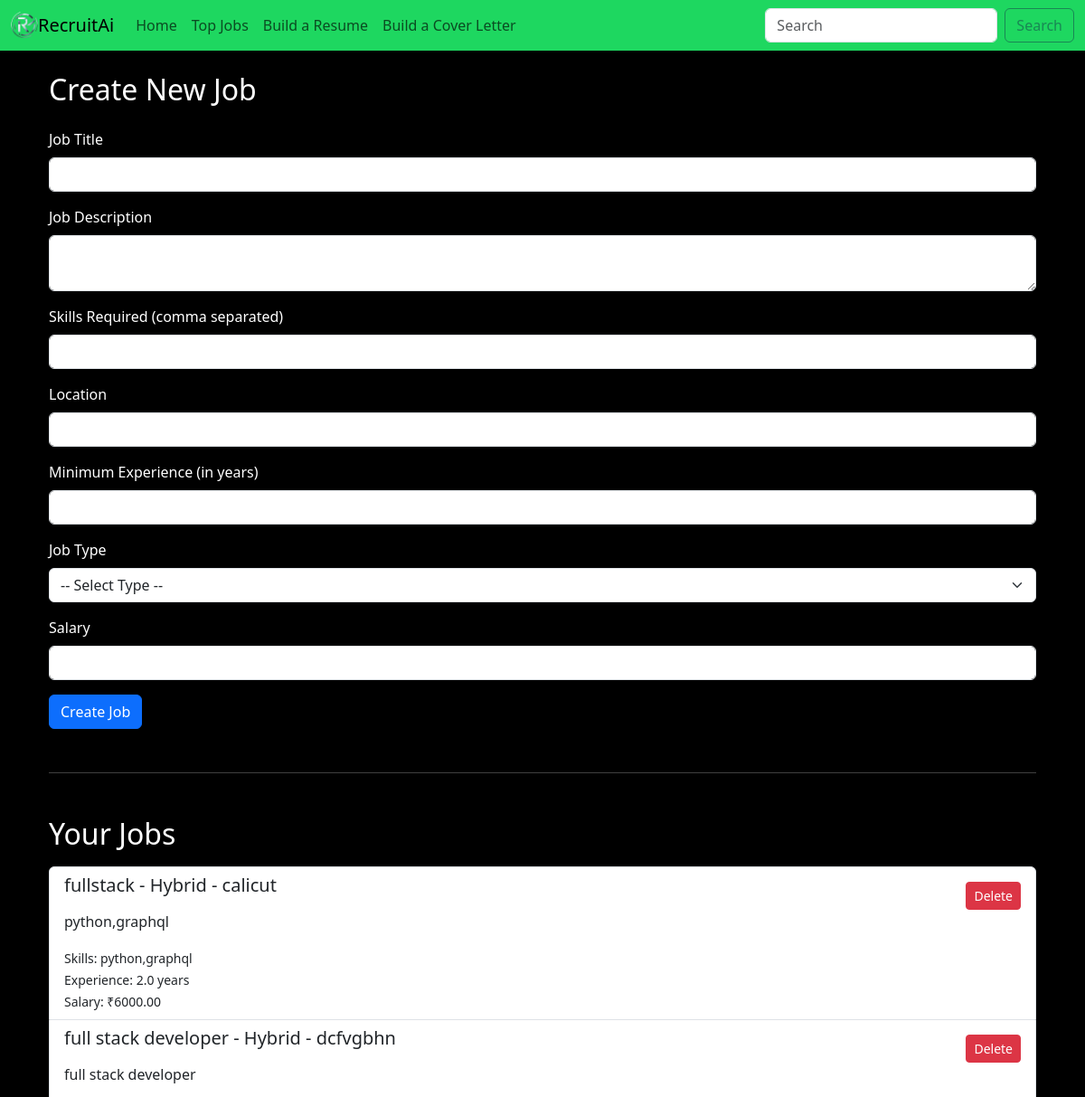
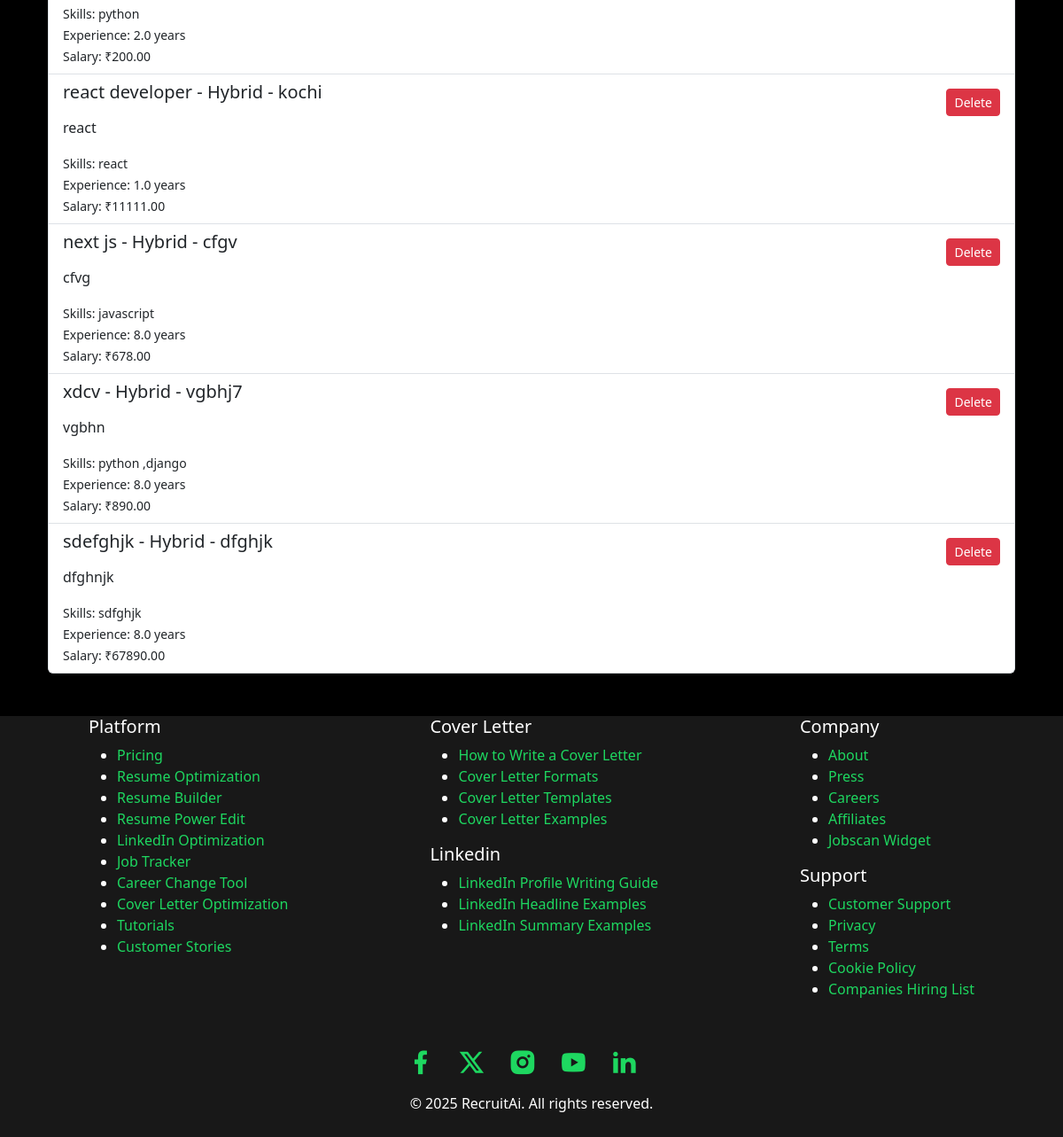
Page /jobs/manage-jobs/ on the committed database (2 pictures, top to bottom).
### jobs/models.py (models this page shows)
class Job(models.Model):
    title = models.CharField(max_length=255)
    description = models.TextField()
    skills_required = models.TextField()
    location = models.CharField(max_length=255)
    min_experience = models.FloatField()
    job_type = models.CharField(max_length=50)
    required_skills = models.TextField()
    salary = models.DecimalField(max_digits=10, decimal_places=2)
    def __str__(self):
        return self.title

### jobs/views.py (the view)
# urls.py: path('manage-jobs/', views.job_list, name='job_list'),
def job_list(request):
    jobs = Job.objects.all()
    print(f"DEBUG: Jobs fetched: {jobs}")
    return render(request, "jobs/job_management.html", {"jobs": jobs})

### jobs/templates/jobs/job_management.html (shortened to what this page needs)
{% extends 'base.html' %}
{% block content %}
<div class="container py-4">
    <h2 class="mb-4">Create New Job</h2>
    <form method="POST" action="{% url 'jobs:create_job' %}">
        <div class="mb-3">
            <label for="title" class="form-label">Job Title</label>
            <input type="text" class="form-control" id="title" name="title" required>
        </div>
        <div class="mb-3">
            <label for="description" class="form-label">Job Description</label>
            <textarea class="form-control" id="description" name="description" required></textarea>
        </div>
        <div class="mb-3">
            <label for="skills_required" class="form-label">Skills Required (comma separated)</label>
            <input type="text" class="form-control" id="skills_required" name="skills_required" required>
        </div>
        <div class="mb-3">
            <label for="location" class="form-label">Location</label>
            <input type="text" class="form-control" id="location" name="location" required>
        </div>
        <div class="mb-3">
            <label for="min_experience" class="form-label">Minimum Experience (in years)</label>
            <input type="number" step="0.1" class="form-control" id="min_experience" name="min_experience" required>
        </div>
        <div class="mb-3">
            <label for="job_type" class="form-label">Job Type</label>
            <select class="form-select" name="job_type" id="job_type" required>
                <option value="">-- Select Type --</option>
            </select>
        </div>
        <div class="mb-3">
            <label for="salary" class="form-label">Salary</label>
            <input type="number" class="form-control" id="salary" name="salary" step="0.01" required>
        </div>
        <button type="submit" class="btn btn-primary">Create Job</button>
    </form>
    <hr class="my-5">
    <h2 class="mb-3">Your Jobs</h2>
    {% if jobs %}
        <div class="list-group">
            {% for job in jobs %}
                <div class="list-group-item d-flex justify-content-between align-items-start">
                    <div>
                        <h5>{{ job.title }} - {{ job.job_type }} - {{ job.location }}</h5>
                        <p>{{ job.description|linebreaks }}</p>
                        <small>Skills: {{ job.skills_required }}</small><br>
                        <small>Experience: {{ job.min_experience }} years</small><br>
                        <small>Salary: ₹{{ job.salary }}</small>
                    </div>
                    <form method="POST" action="{% url 'jobs:delete_job' job.id %}">
                        <button class="btn btn-danger btn-sm mt-2">Delete</button>
                    </form>
                </div>
            {% endfor %}
        </div>
    {% else %}
        <p class="text-muted">No jobs posted yet.</p>
    {% endif %}
</div>
{% endblock %}

### static/css/styles.css (style rules this page uses)
body { background-color: black; margin: 0; padding: 0; }

### templates/base.html (style rules this page uses)
body { background-color: black; color: white; }

### rows in the picture
Job: title "fullstack", job_type "Hybrid", location "calicut", description "python,graphql", skills_required "python,graphql", min_experience "2.0", salary "6000.00"
Job: title "full stack developer", job_type "Hybrid", location "dcfvgbhn", description "full stack developer", skills_required "python", min_experience "2.0", salary "200.00"
Job: title "react developer", job_type "Hybrid", location "kochi", description "react", skills_required "react", min_experience "1.0", salary "11111.00"
Job: title "next js", job_type "Hybrid", location "cfgv", description "cfvg", skills_required "javascript", min_experience "8.0", salary "678.00"
Job: title "xdcv", job_type "Hybrid", location "vgbhj7", description "vgbhn", skills_required "python ,django", min_experience "8.0", salary "890.00"
Job: title "sdefghjk", job_type "Hybrid", location "dfghjk", description "dfghnjk", skills_required "sdfghjk", min_experience "8.0", salary "67890.00"
